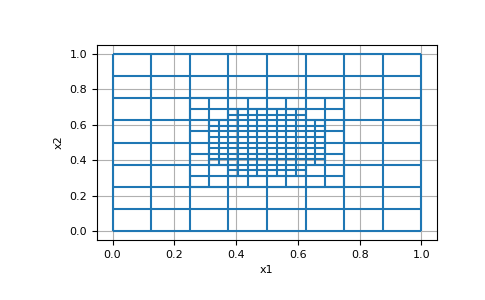

Write Python code to recreate this figure.
# Here, we define a QuadTree mesh with a domain width of 1 along
# the x and y axes. We then refine the mesh to its maximum level
# at locations within a distance of 0.2 of point (0.5, 0.5). The
# function accepts and instance of :class:`~discretize.tree_mesh.TreeCell`
# and returns an integer value denoting its level of refinement.

from discretize import TreeMesh
from matplotlib import pyplot

# Define a mesh and refine it radially outward using the custom defined function

mesh = TreeMesh([32,32])
def func(cell):
    r = np.linalg.norm(cell.center-0.5)
    return mesh.max_level if r<0.2 else mesh.max_level-2
mesh.refine(func)

mesh.plot_grid()
pyplot.show()
